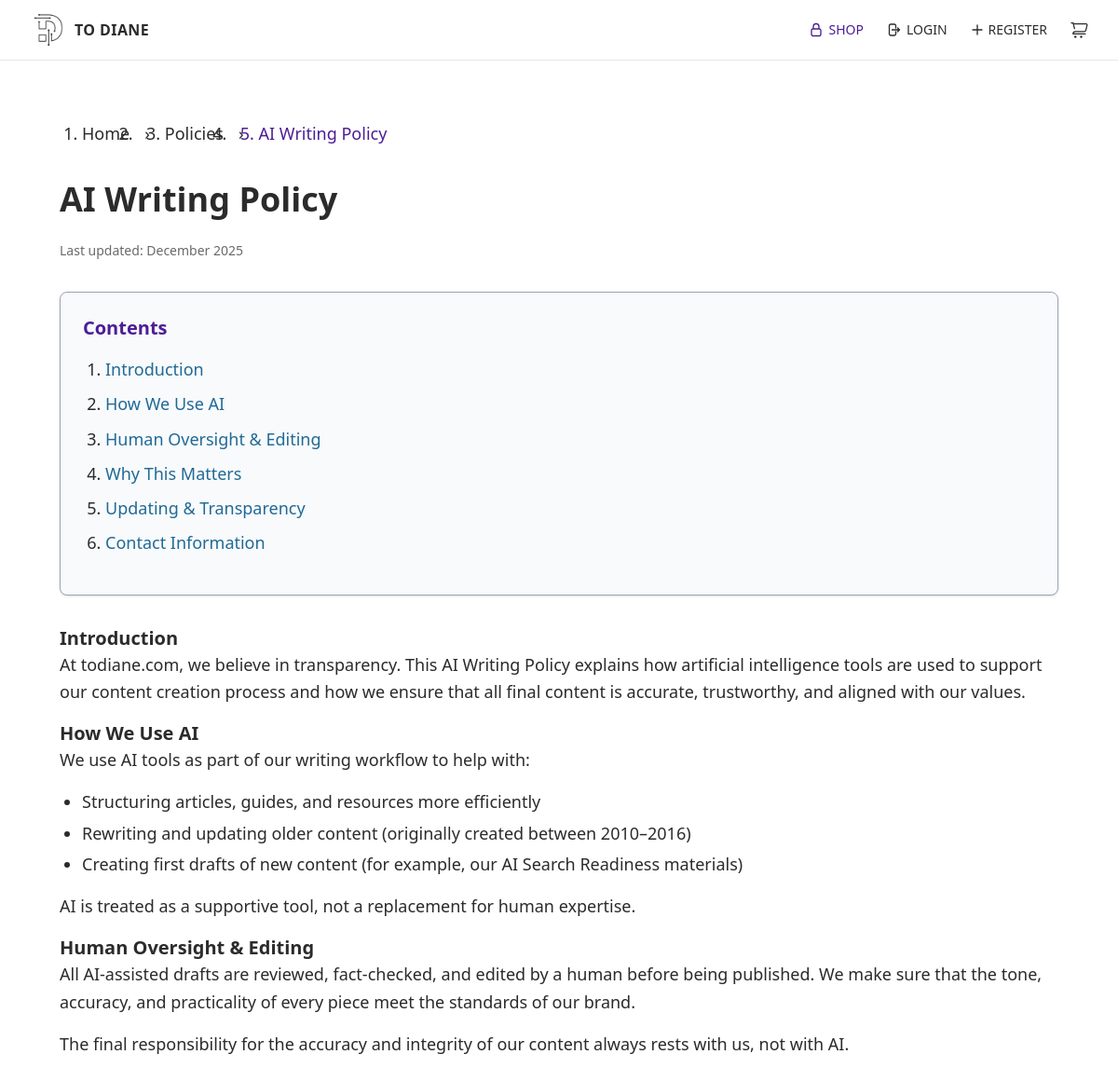
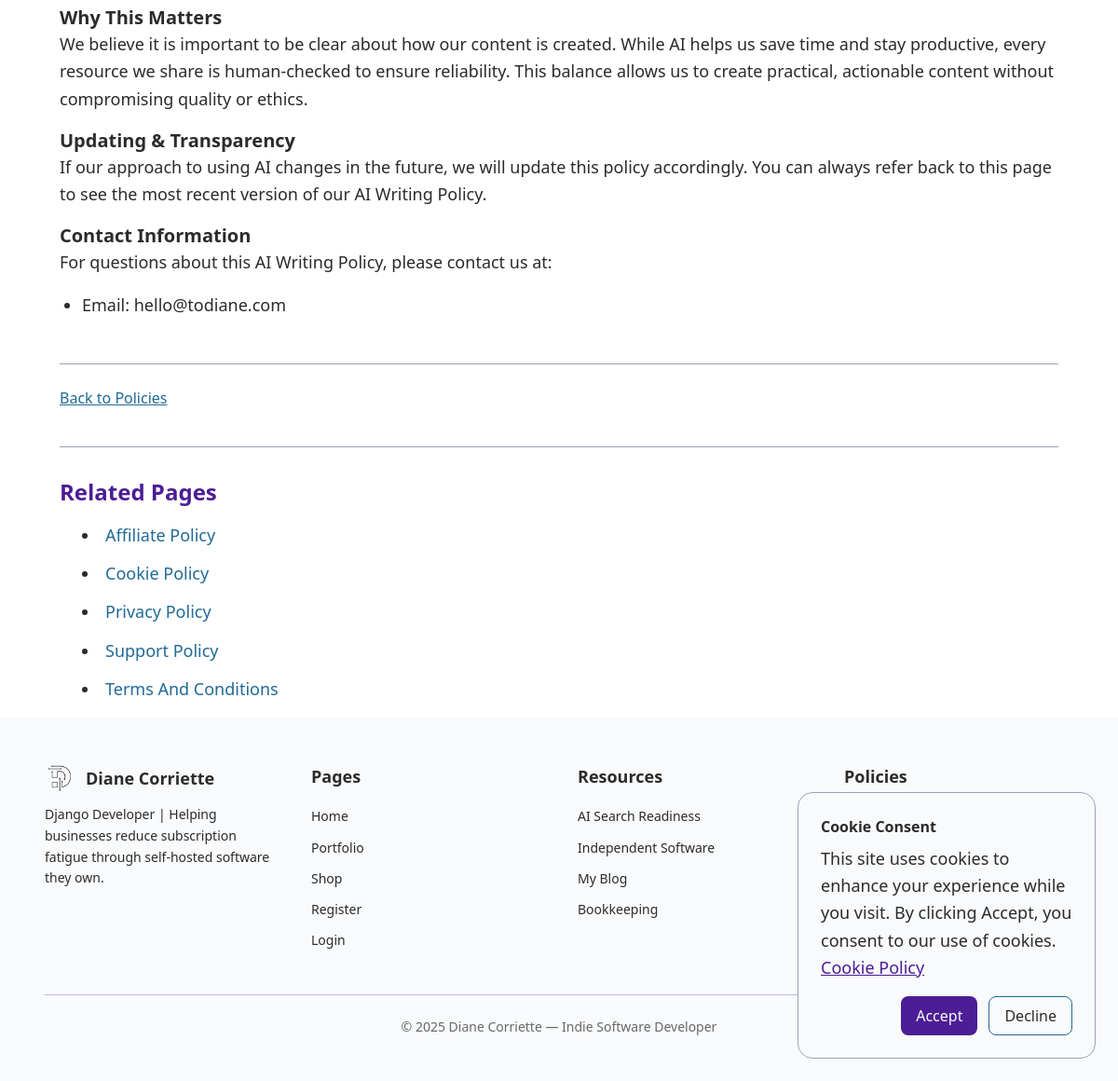
Screenshot of /infopages/policies/ai-writing-policy/ with the database file from the repository (2 pictures, top to bottom).
### infopages/models.py (models this page shows, shortened)
class InfoPage(models.Model):
    PAGE_TYPE_CHOICES = [
        ("doc", "Documentation"),
        ("policy", "Policy"),
    ]
    title = models.CharField(max_length=150)
    slug = models.SlugField(
        unique=True, help_text="Used in the page URL, e.g. /policies/terms/"
    )
    page_type = models.CharField(max_length=10, choices=PAGE_TYPE_CHOICES)
    category = models.ForeignKey(
        Category,
        on_delete=models.SET_NULL,
        blank=True,
        null=True,
        related_name="pages",
        help_text="Optional category for grouping related documentation pages.",
    )
    content = HTMLField(
        help_text="Main page content. You can use headings, lists, and links."
    )
    last_updated = models.DateTimeField(auto_now=True)
    published = models.BooleanField(default=True)
    class Meta:
        ordering = ["page_type", "title"]
        verbose_name = "Info Page"
        verbose_name_plural = "Info Pages"
    def get_absolute_url(self):
        if self.page_type == "policy":
            return reverse("infopages:policy_detail", kwargs={"slug": self.slug})
        return reverse("infopages:doc_detail", kwargs={"slug": self.slug})

### infopages/views.py (the view)
class InfoPageDetailView(DetailView):
    model = InfoPage
    template_name = "infopages/detail.html"
    context_object_name = "page"
    def get_context_data(self, **kwargs):
        context = super().get_context_data(**kwargs)
        soup = BeautifulSoup(self.object.content or "", "html.parser")
        toc = []
        for heading in soup.find_all(["h2", "h3"]):
            text = heading.get_text(strip=True)
            if not text:
                continue
            if "id" not in heading.attrs:
                heading["id"] = text.lower().replace(" ", "-").replace(".", "")
            toc.append({"title": text, "id": heading["id"]})
        context["toc"] = toc
        context["rendered_content"] = str(soup)
        page = self.object
        if page.category:
            related_pages = (
                InfoPage.objects.filter(
                    category=page.category, page_type=page.page_type, published=True
                )
                .exclude(id=page.id)
                .order_by("title")[:5]
            )
        else:
            related_pages = (
                InfoPage.objects.filter(page_type=page.page_type, published=True)
                .exclude(id=page.id)
                .order_by("title")[:5]
            )
        context["related_pages"] = related_pages
        return context

### core/context_processors.py (called while the page is built)
def dashboard_announcement(request):
    announcement = DashboardAnnouncement.objects.order_by("-updated").first()
    return {"dashboard_announcement": announcement}

### shop/cart.py (called while the page is built)
    def __len__(self):
        return sum(item["quantity"] for item in self.cart.values())

### shop/context_processors.py (called while the page is built)
def cart(request):
    return {"cart": Cart(request)}

### infopages/templates/infopages/detail.html (shortened to what this page needs)
{% extends "base.html" %}
{% load static %}
{% block content %}
<main id="main-content" role="main" class="w-full mt-16" aria-labelledby="page-heading">
  <div class="max-w-7xl mx-auto px-4 sm:px-6 lg:px-8">
    <article id="info-page-{{ page.slug }}"
  class="prose prose-lg max-w-7xl mx-auto px-4 sm:px-6 lg:px-8"
  itemscope itemtype="https://schema.org/Article">
{% include "includes/_breadcrumb_infopage.html" %}
      <header>
        <h1 id="page-heading"
            itemprop="headline"
            class="text-4xl font-bold text-[color:var(--color-font-main)] mb-6">
          {{ page.title }}
        </h1>
        <p class="text-sm text-[color:var(--color-font-main)]/70 mb-8" itemprop="dateModified">
          Last updated: {{ page.last_updated|date:"F Y" }}
        </p>
      </header>
      {% if toc %}
      <nav aria-label="Table of contents"
          class="mb-8 bg-[color:var(--color-brand-light)] border border-[color:var(--color-brand-accent)] p-6 rounded-lg shadow-sm">
        <h2 class="text-xl font-semibold mb-4 text-[color:var(--color-brand-primary)]">Contents</h2>
        <ol class="space-y-2">
          {% for item in toc %}
            <li>
              <a href="#{{ item.id }}"
                class="text-[color:var(--color-brand-secondary)] hover:text-[color:var(--color-brand-primary)] transition-colors">
                {{ item.title }}
              </a>
            </li>
          {% endfor %}
        </ol>
      </nav>
      {% endif %}
      <div id="page-content" class="prose" itemprop="articleBody">
        {{ rendered_content|safe }}
      </div>
      <footer class="mt-12 border-t border-[color:var(--color-brand-accent)] pt-6">
        <nav aria-label="Back to section">
          {% if page.page_type == "policy" %}
            <a href="{% url 'infopages:policy_index' %}"
              class="text-[color:var(--color-brand-secondary)] hover:text-[color:var(--color-brand-primary)] underline transition-colors">
              Back to Policies
            </a>
          {% elif page.page_type == "doc" %}
            <a href="{% url 'infopages:docs_index' %}"
              class="text-[color:var(--color-brand-secondary)] hover:text-[color:var(--color-brand-primary)] underline transition-colors">
              Back to Documentation
            </a>
          {% endif %}
        </nav>
      </footer>
      {% if related_pages %}
        <div class="mt-10 border-t border-[color:var(--color-brand-accent)] pt-8">
          {% if page.category %}
            <h2 class="text-2xl font-semibold text-[color:var(--color-brand-primary)] mb-4">
              More in this category: {{ page.category.name }}
            </h2>
          {% else %}
            <h2 class="text-2xl font-semibold text-[color:var(--color-brand-primary)] mb-4">
              Related Pages
            </h2>
          {% endif %}
          <ul class="space-y-3 list-disc list-inside">
            {% for related in related_pages %}
              <li>
                <a href="{{ related.get_absolute_url }}"
                  class="text-[color:var(--color-brand-secondary)] hover:text-[color:var(--color-brand-primary)] transition-colors">
                  {{ related.title }}
                </a>
              </li>
            {% endfor %}
          </ul>
        </div>
      {% endif %}
    </article>
  </div>
</main>
{% endblock %}

### infopages/templates/includes/_breadcrumb_infopage.html (shortened to what this page needs)
<nav class="mb-8" aria-label="Breadcrumb">
  <ol class="flex space-x-2 text-sm text-[color:var(--color-font-main)]/70">
    <li><a href="{% url 'core:home' %}" class="hover:text-[color:var(--color-brand-accent)] transition-colors">Home</a></li>
    <li><span class="mx-2">›</span></li>
    {% if page.page_type == "policy" %}
      <li><a href="{% url 'infopages:policy_index' %}" class="hover:text-[color:var(--color-brand-accent)] transition-colors">Policies</a></li>
    {% endif %}
    <li><span class="mx-2">›</span></li>
    <li class="text-[color:var(--color-brand-primary)] font-medium" aria-current="page">{{ page.title }}</li>
  </ol>
</nav>

### rows the page displays
InfoPage: title "AI Writing Policy", last_updated "December 2025"
InfoPage: title "Affiliate Policy"
InfoPage: title "Cookie Policy"
InfoPage: title "Privacy Policy"
InfoPage: title "Support Policy"
InfoPage: title "Terms And Conditions"

### other values shown
{{ item.title }} "Introduction" "How We Use AI" "Human Oversight & Editing" "Why This Matters" "Updating & Transparency" "Contact Information"
